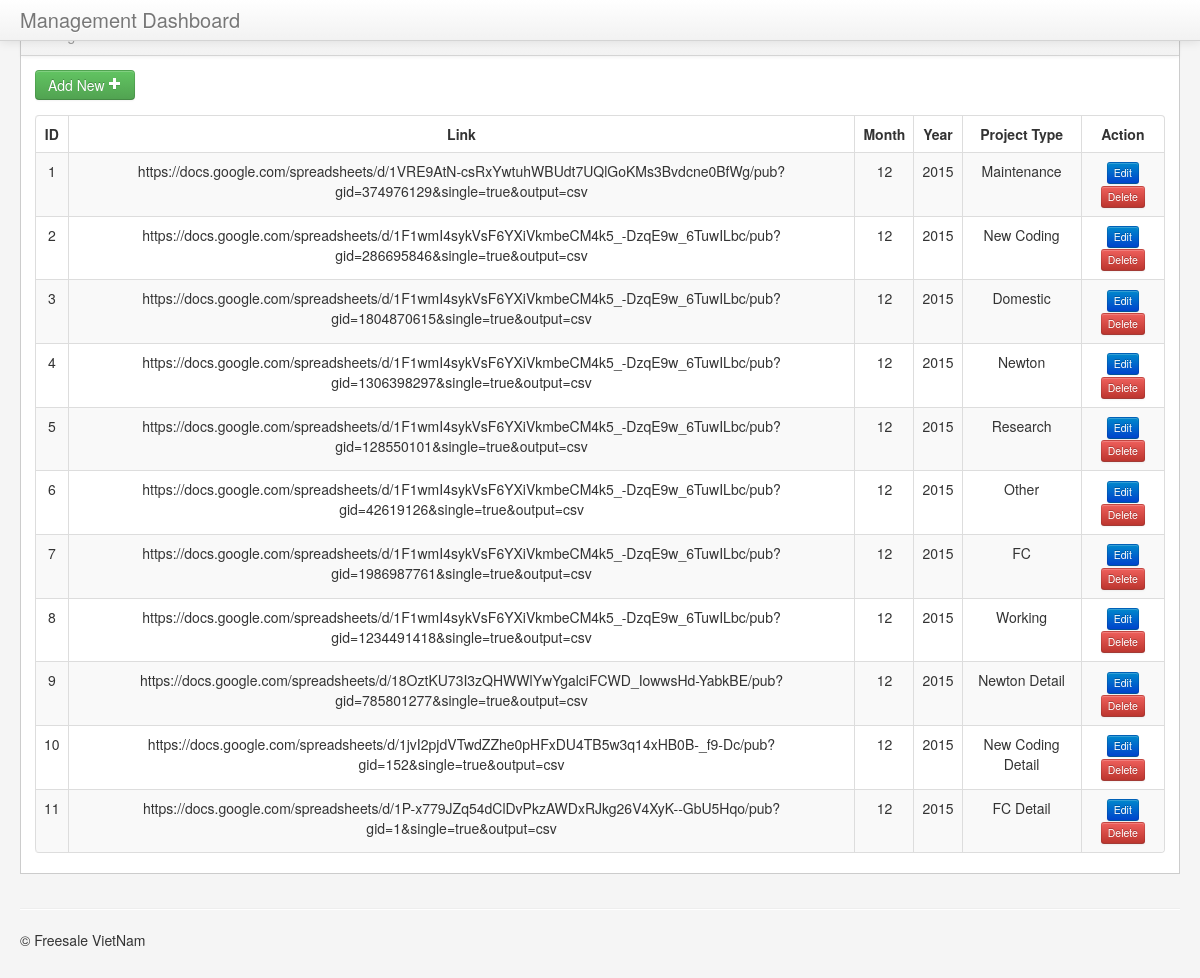
The page /google_source/google_link.php on the database its author committed.
### tables this page shows
CREATE TABLE IF NOT EXISTS `source_link` (
  `id` int(255) NOT NULL AUTO_INCREMENT,
  `link` varchar(255) NOT NULL,
  `link_month` int(255) NOT NULL,
  `link_year` int(255) NOT NULL,
  `project_link` int(255) NOT NULL,
  PRIMARY KEY (`id`),
  KEY `project_link` (`project_link`)
);

### class/Database.class.php (called while the page is built, shortened)
<?php
class Database{
	protected $connect;
	protected $database;
	protected $resultQuery;
	public function __construct($params){
		$link = mysqli_connect($params['server'], $params['username'], $params['password']);
		if(!$link){
			die('Fail connect: ' . mysqli_errno());
		}else{
			$this->connect 	= $link;
			$this->database = $params['database'];
		}
	}
	public function setDatabase($database = null){
		mysqli_select_db($this->connect, $this->database);
	}
	public function query($query){
		$this->resultQuery = mysqli_query($this->connect, $query);
		return $this->resultQuery;
	}
	public function listRecord($resultQuery = null){
		$result = array();
		$resultQuery = ($resultQuery == null) ? $this->resultQuery : $resultQuery;
		if(mysqli_num_rows($resultQuery) > 0){
			while($row = mysqli_fetch_assoc($resultQuery)){
				$result[] = $row;
			}
		}
		return $result;
	}
}

### google_source/google_link.php (the view, shortened to what this page needs)
<?php
    require_once '../class/Database.class.php';
    $params		= array(
        'server' 	=> 'localhost',
        'username'	=> 'root',
        'password'	=> '',
        'database'	=> 'management',
        'table'		=> 'source_link',
    );
    $paramsProject		= array(
        'server' 	=> 'localhost',
        'username'	=> 'root',
        'password'	=> '',
        'database'	=> 'management',
        'table'		=> 'project_type',
    );
    $database           =   new Database($params);
    $databaseProject    =   new Database($paramsProject);
    $query              =   'SELECT * FROM source_link';
    $queryProject       =   'SELECT * FROM project_type';
    $arraySource        =   $database->listRecord($database->query($query));
    $arrayProject       =   $databaseProject->listRecord($databaseProject->query($queryProject));
?>
<!DOCTYPE html>
<html>
    <head>
        <link href="../bootstrap/css/bootstrap.min.css" rel="stylesheet" media="screen">
        <link href="../bootstrap/css/bootstrap-responsive.min.css" rel="stylesheet" media="screen">
        <link href="../assets/styles.css" rel="stylesheet" media="screen">
        <link href="../assets/DT_bootstrap.css" rel="stylesheet" media="screen">
    </head>
    <body>
        <div class="navbar navbar-fixed-top">
            <div class="navbar-inner">
                <div class="container-fluid">
                    <a class="brand" href="../index.php">Management Dashboard</a>
                </div>
            </div>
        </div>
        <div class="container-fluid">
            <div class="row-fluid">
                <div class="span12" id="content">
                     <div class="row-fluid">
                        <div class="block">
                            <div class="navbar navbar-inner block-header">
                                <div class="muted pull-left">Google Doc Links</div>
                            </div>
                            <div class="block-content collapse in">
                                <div class="span12">
                                   <div class="table-toolbar">
                                      <div class="btn-group">
                                         <a href="google_link_insert.php?type=insert"><button class="btn btn-success">Add New <i class="icon-plus icon-white"></i></button></a>
                                      </div>
                                   </div>
                                    <table cellpadding="0" cellspacing="0" border="0" class="table table-striped table-bordered" id="example2">
                                        <thead>
                                            <tr>
                                                <th class="text-center">ID</th>
                                                <th class="text-center">Link</th>
                                                <th class="text-center">Month</th>
                                                <th class="text-center">Year</th>
                                                <th class="text-center">Project Type</th>
                                                <th class="text-center">Action</th>
                                            </tr>
                                        </thead>
                                        <tbody>
                                        <?php
                                            $d = 1;
                                            for($i = 0; $i < count($arraySource); $i++) {
                                                $class = ($d % 2 == 0) ?  'even' : 'odd';
                                                foreach($arrayProject as $key => $value) {
                                                    if($arraySource[$i]['project_link'] == $value['id']) {
                                                        $arraySource[$i]['project_link'] = $value['project_type'];
                                                    }
                                                }
                                        ?>
                                                <tr class="<?php echo $class; ?> gradeA">
                                                    <td class="text-center"><?php echo $arraySource[$i]['id']; ?></td>
                                                    <td class="text-center"><?php echo $arraySource[$i]['link']?></td>
                                                    <td class="text-center"><?php echo $arraySource[$i]['link_month']; ?></td>
                                                    <td class="text-center"><?php echo $arraySource[$i]['link_year']; ?></td>
                                                    <td class="text-center"><?php echo $arraySource[$i]['project_link']; ?></td>
                                                    <td class="text-center"><a class="btn btn-mini btn-primary" href="google_link_insert.php?type=edit&&idLink=<?php echo $arraySource[$i]['id']; ?>">Edit</a> <a class="btn btn-mini btn-danger" href="google_link_delete.php?idLink=<?php echo $arraySource[$i]['id']; ?>" onclick="return ConfirmDelete();">Delete</a></td>
                                                </tr>
                                        <?php
                                                $d++;
                                            }
                                        ?>
                                        </tbody>
                                    </table>
                                </div>
                            </div>
                        </div>
                    </div>
                </div>
            </div>
            <hr>
            <footer>
                <p>&copy; Freesale VietNam</p>
            </footer>
        </div>
    </body>
</html>

### assets/styles.css (style rules this page uses)
body { padding-top: 0; padding-bottom: 40px; background-color: #f5f5f5; }
.text-center, .table th.text-center, .table td.text-center { text-align: center; }
#content { margin-left:0px; }
.block { border: 1px solid #ccc; background: white; margin: 1em 0em; border-top: none; }
.block-content { margin: 1em; min-height: .25em; }
.block-header { margin-bottom: 0px; border-right: none; border-left: none; -webkit-border-radius: 0px; -moz-border-radius: 0px; border-radius: 0px; }
.block-header div { padding-top: 10px; }

### rows shown on the page
source_link: id "1", link "https://docs.google.com/spreadsheets/d/1VRE9AtN-csRxYwtuhWBUdt7UQlGoKMs3Bvdcne0BfWg/pub?gid=374976129&single=true&output=csv", link_month "12", link_year "2015", project_link "Maintenance"
source_link: id "2", link "https://docs.google.com/spreadsheets/d/1F1wmI4sykVsF6YXiVkmbeCM4k5_-DzqE9w_6TuwILbc/pub?gid=286695846&single=true&output=csv", link_month "12", link_year "2015", project_link "New Coding"
source_link: id "3", link "https://docs.google.com/spreadsheets/d/1F1wmI4sykVsF6YXiVkmbeCM4k5_-DzqE9w_6TuwILbc/pub?gid=1804870615&single=true&output=csv", link_month "12", link_year "2015", project_link "Domestic"
source_link: id "4", link "https://docs.google.com/spreadsheets/d/1F1wmI4sykVsF6YXiVkmbeCM4k5_-DzqE9w_6TuwILbc/pub?gid=1306398297&single=true&output=csv", link_month "12", link_year "2015", project_link "Newton"
source_link: id "5", link "https://docs.google.com/spreadsheets/d/1F1wmI4sykVsF6YXiVkmbeCM4k5_-DzqE9w_6TuwILbc/pub?gid=128550101&single=true&output=csv", link_month "12", link_year "2015", project_link "Research"
source_link: id "6", link "https://docs.google.com/spreadsheets/d/1F1wmI4sykVsF6YXiVkmbeCM4k5_-DzqE9w_6TuwILbc/pub?gid=42619126&single=true&output=csv", link_month "12", link_year "2015", project_link "Other"
source_link: id "7", link "https://docs.google.com/spreadsheets/d/1F1wmI4sykVsF6YXiVkmbeCM4k5_-DzqE9w_6TuwILbc/pub?gid=1986987761&single=true&output=csv", link_month "12", link_year "2015", project_link "FC"
source_link: id "8", link "https://docs.google.com/spreadsheets/d/1F1wmI4sykVsF6YXiVkmbeCM4k5_-DzqE9w_6TuwILbc/pub?gid=1234491418&single=true&output=csv", link_month "12", link_year "2015", project_link "Working"
source_link: id "9", link "https://docs.google.com/spreadsheets/d/18OztKU73I3zQHWWlYwYgalciFCWD_IowwsHd-YabkBE/pub?gid=785801277&single=true&output=csv", link_month "12", link_year "2015", project_link "Newton Detail"
source_link: id "10", link "https://docs.google.com/spreadsheets/d/1jvI2pjdVTwdZZhe0pHFxDU4TB5w3q14xHB0B-_f9-Dc/pub?gid=152&single=true&output=csv", link_month "12", link_year "2015", project_link "New Coding Detail"
source_link: id "11", link "https://docs.google.com/spreadsheets/d/1P-x779JZq54dClDvPkzAWDxRJkg26V4XyK--GbU5Hqo/pub?gid=1&single=true&output=csv", link_month "12", link_year "2015", project_link "FC Detail"
